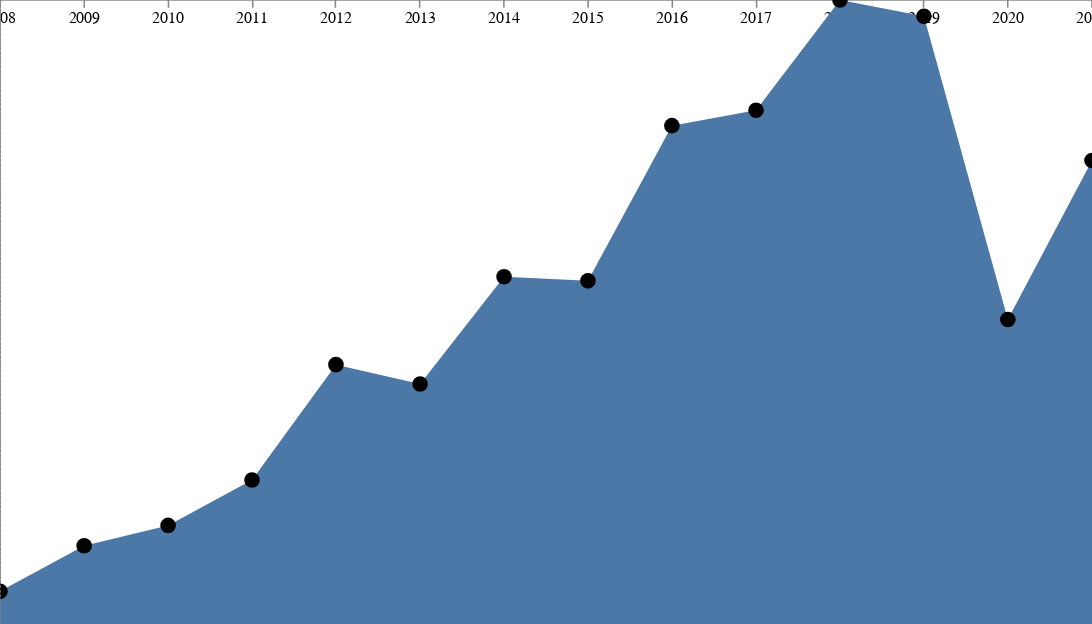

Write a Vega-Lite specification for this figure.
### Vega specification from a JSON file in a GitHub repository (floating-point values rounded to 4 significant figures)
{"$schema": "https://vega.github.io/schema/vega/v5.json", "width": 700, "height": 400, "scales": [{"name": "x", "type": "time", "range": "width", "domain": {"data": "timeseries", "field": "key"}}, {"name": "y", "type": "linear", "range": "height", "domain": {"data": "timeseries", "field": "area.value"}}], "axes": [{"orient": "bottom", "scale": "x"}, {"orient": "left", "scale": "y"}], "marks": [{"type": "area", "from": {"data": "timeseries"}, "encode": {"update": {"x": {"scale": "x", "field": "key"}, "y": {"scale": "y", "value": 0}, "y2": {"scale": "y", "field": "area.value"}}}}, {"name": "point", "type": "symbol", "style": ["point"], "from": {"data": "timeseries"}, "encode": {"update": {"x": {"scale": "x", "field": "key"}, "y": {"scale": "y", "field": "area.value"}, "size": {"value": 100}, "fill": {"value": "black"}}}}, {"type": "text", "encode": {"enter": {"align": {"value": "center"}, "baseline": {"value": "bottom"}, "fill": {"value": "#333"}}, "update": {"x": {"scale": "x", "signal": "tooltip.key"}, "y": {"scale": "y", "signal": "tooltip.area.value", "offset": -5}, "text": {"signal": "tooltip.key_as_string"}, "fillOpacity": [{"test": "datum === tooltip", "value": 0}, {"value": 1}]}}}, {"type": "rule", "interactive": false, "encode": {"update": {"y": {"value": 0}, "y2": {"signal": "height"}, "stroke": {"value": "grey"}, "strokeDash": {"value": [2, 1]}, "x": {"signal": "max(currentX,0)"}, "defined": {"signal": "currentX > 0"}}}}, {"type": "rect", "name": "selectedRect", "encode": {"update": {"height": {"signal": "height"}, "fill": {"value": "#333"}, "fillOpacity": {"value": 0.2}, "x": {"signal": "selected[0]"}, "x2": {"signal": "selected[1]"}, "defined": {"signal": "selected[0] !== selected[1]"}}}}], "signals": [{"name": "tooltip", "value": {}, "on": [{"events": "symbol:pointerover", "update": "datum"}, {"events": "symbol:pointerout", "update": "{}"}]}, {"name": "currentX", "value": -1, "on": [{"events": {"type": "mousemove", "source": "view"}, "update": "clamp(x(), 0, width)"}, {"events": {"type": "mouseout", "source": "view"}, "update": "-1"}]}, {"name": "selected", "value": [0, 0], "on": [{"events": {"type": "mousedown", "source": "view"}, "update": "[clamp(x(), 0, width), clamp(x(), 0, width)]"}, {"events": {"type": "mousemove", "source": "window", "consume": true, "between": [{"type": "mousedown", "source": "view"}, {"merge": [{"type": "mouseup", "source": "window"}, {"type": "keydown", "source": "window", "filter": "event.key === 'Escape'"}]}]}, "update": "[selected[0], clamp(x(), 0, width)]"}, {"events": {"type": "keydown", "source": "window", "filter": "event.key === 'Escape'"}, "update": "[0,0]"}]}], "data": [{"name": "timeseries", "format": {"property": "aggregations.ts.buckets"}, "values": {"took": 2, "timed_out": false, "_shards": {"total": 1, "successful": 1, "skipped": 0, "failed": 0}, "hits": {"total": {"value": 83, "relation": "eq"}, "max_score": null, "hits": []}, "aggregations": {"ts": {"buckets": [{"key_as_string": "2008-01-01 00:00:00", "key": 1199145600000, "doc_count": 5, "area": {"value": 106.4}}, {"key_as_string": "2009-01-01 00:00:00", "key": 1230768000000, "doc_count": 6, "area": {"value": 253.5}}, {"key_as_string": "2010-01-01 00:00:00", "key": 1262304000000, "doc_count": 6, "area": {"value": 319.7}}, {"key_as_string": "2011-01-01 00:00:00", "key": 1293840000000, "doc_count": 6, "area": {"value": 467}}, {"key_as_string": "2012-01-01 00:00:00", "key": 1325376000000, "doc_count": 6, "area": {"value": 841}}, {"key_as_string": "2013-01-01 00:00:00", "key": 1356998400000, "doc_count": 6, "area": {"value": 778.2}}, {"key_as_string": "2014-01-01 00:00:00", "key": 1388534400000, "doc_count": 6, "area": {"value": 1126}}, {"key_as_string": "2015-01-01 00:00:00", "key": 1420070400000, "doc_count": 6, "area": {"value": 1113.0}}, {"key_as_string": "2016-01-01 00:00:00", "key": 1451606400000, "doc_count": 6, "area": {"value": 1616.0}}, {"key_as_string": "2017-01-01 00:00:00", "key": 1483228800000, "doc_count": 6, "area": {"value": 1666.0}}, {"key_as_string": "2018-01-01 00:00:00", "key": 1514764800000, "doc_count": 6, "area": {"value": 2023.0}}, {"key_as_string": "2019-01-01 00:00:00", "key": 1546300800000, "doc_count": 6, "area": {"value": 1971.0}}, {"key_as_string": "2020-01-01 00:00:00", "key": 1577836800000, "doc_count": 6, "area": {"value": 987.2}}, {"key_as_string": "2021-01-01 00:00:00", "key": 1609459200000, "doc_count": 6, "area": {"value": 1503.0}}]}}}}]}
